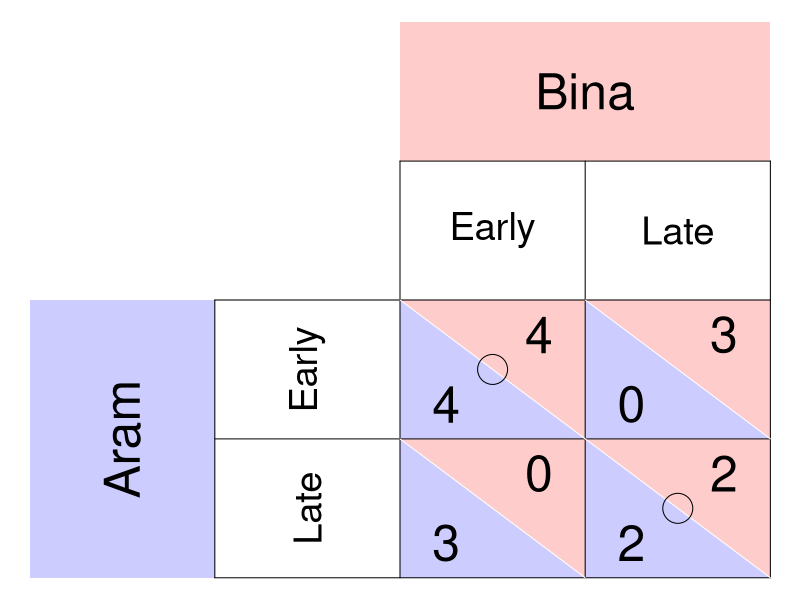

This chart was generated by the following R code:
require(ggplot2)
require(shape)
pdf(file = "society/matrix_palanpur_unsolved.pdf", width = 9, height = 7)

par(mar =  c(0, 0, 0, 0))
xlims <- c(0, 8)
ylims <- c(0, 8)

#TextSizes
PlayerSize <- 3
StratSize <- 2.3
PayoffSize <- 3
p1fadelevel <- 0.2
p2fadelevel <- 0.2


#Payoffs are listed as c("NW", "SW", "NE", "SE")

#Considerations for Player 1
P1Name <- c("Aram")
P1Strat <- c("Early", "Late")
P1Payoffs <- c("4", "3", "0", "2")
P1BR1 <- c("NW") #Must be NW or SW - the BR prints accordingly. 
P1BR2 <- c("SE") #Must be NE or SE - the BR prints accordingly. 
#NW = (5, 3); SW = (5,1); NE = (7, 3); SE = (7, 1)
P1bestsize <- 2.5 #Adjusts size of point indicating best response of P1

#Considerations for Player 2
P2Name <- c("Bina")
P2Strat <- c("Early", "Late")
P2Payoffs <- c("4", "0", "3", "2")
P2BR1 <- c("NW") #Must be NW or SW - the BR prints accordingly. 
P2BR2 <- c("SE") #Must be NE or SE - the BR prints accordingly. 
P2bestsize <- 4 #Adjusts size of circle indicating best response of P2

plot(0, 0, xlim = xlims, ylim = ylims, type = "n",
     xlab = expression(""),
     ylab = expression(""),
     xaxt = "n", 
     yaxt = "n", 
     cex.lab = 2, 
     bty = "n")



#Color and label for Player 1 and their strategies
polygon(c(0,0,2,2,0), c(0,4,4,0,0), col=rgb(0, 0, 1, p1fadelevel), density=NULL, border = NA)
text(1, 2, P1Name[1], srt = 90, cex = PlayerSize)

text(3, 3, P1Strat[1], cex = StratSize, srt = 90)
text(3, 1, P1Strat[2], cex = StratSize, srt = 90)


#Color and label for Player 2
polygon(c(4,4,8,8,4), c(8,6,6,8,8), col=rgb(1, 0, 0, p2fadelevel), density=NULL, border = NA)
text(6, 7, P2Name[1], cex = PlayerSize)

text(5, 5, P2Strat[1], cex = StratSize)
text(7, 5, P2Strat[2], cex = StratSize)

#NorthWest cell 
#P1
polygon(c(4,4,6,4), c(4,2,2,4), col=rgb(0, 0, 1, p1fadelevel), density=NULL, border = NA)
#P2
polygon(c(4,6,6,4), c(4,4,2,4), col=rgb(1, 0, 0, p2fadelevel), density=NULL, border = NA)

#P1
text(4.5, 2.5, P1Payoffs[1], cex = PayoffSize)
#P2
text(5.5, 3.5, P2Payoffs[1], cex = PayoffSize)

#SouthWest cell  
#P1
polygon(c(4,4,6,4), c(2,0,0,2), col=rgb(0, 0, 1, p1fadelevel), density=NULL, border = NA)
#P2
polygon(c(4,6,6,4), c(2,2,0,2), col=rgb(1, 0, 0, p2fadelevel), density=NULL, border = NA)

#P1
text(4.5, 0.5, P1Payoffs[2], cex = PayoffSize)
#P2
text(5.5, 1.5, P2Payoffs[2], cex = PayoffSize)


#NorthEast cell 
#P1
polygon(c(6,6,8,6), c(4,2,2,4), col=rgb(0, 0, 1, p1fadelevel), density=NULL, border = NA)
#P2
polygon(c(6,8,8,6), c(4,4,2,4), col=rgb(1, 0, 0, p2fadelevel), density=NULL, border = NA)
#P1
text(6.5, 2.5, P1Payoffs[3], cex = PayoffSize)
#P2
text(7.5, 3.5, P2Payoffs[3], cex = PayoffSize)

#SouthEast cell 
#P1
polygon(c(6,6,8,6), c(2,0,0,2), col=rgb(0, 0, 1, p1fadelevel), density=NULL, border = NA)
#P2
polygon(c(6,8,8,6), c(2,2,0,2), col=rgb(1, 0, 0, p2fadelevel), density=NULL, border = NA)
#P1
text(6.5, 0.5, P1Payoffs[4], cex = PayoffSize)
#P2
text(7.5, 1.5, P2Payoffs[4], cex = PayoffSize)


#Lines for the Table
segments(8, 0, 8, 6, lty = 1, col = "black")
segments(4, 6, 8, 6, lty = 1, col = "black")
segments(2, 0, 2, 4, lty = 1, col = "black")
segments(2, 0, 8, 0, lty = 1, col = "black")
segments(2, 4, 8, 4, lty = 1, col = "black")
segments(4, 0, 4, 6, lty = 1, col = "black")
segments(2, 2, 8, 2, lty = 1, col = "black")
segments(6, 0, 6, 6, lty = 1, col = "black")

#Diagonals
#NW
segments(4, 4, 6, 2, lty = 1, col = "white")
#NE
segments(6, 4, 8, 2, lty = 1, col = "white")
#SW
segments(4, 2, 6, 0, lty = 1, col = "white")
#Se
segments(6, 2, 8, 0, lty = 1, col = "white")


#Best responses
# #P1
# if (P1BR1[1] == "NW"){
#   points(5, 3, pch = 16, col = "black", cex = P1bestsize)
# } else{points(5, 1, pch = 16, col = "black", cex = P1bestsize)
# }
# 
# if (P1BR2[1] == "NE"){
#   points(7, 3, pch = 16, col = "black", cex = P1bestsize)
# } else{points(7, 1, pch = 16, col = "black", cex = P1bestsize)
# }


#P2
if (P2BR1[1] == "NW"){
  points(5, 3, pch = 1, col = "black", cex = P2bestsize)
} else{points(7, 3, pch = 1, col = "black", cex = P2bestsize)
}

if (P2BR2[1] == "SW"){
  points(5, 3, pch = 1, col = "black", cex = P2bestsize)
} else{points(7, 1, pch = 1, col = "black", cex = P2bestsize)
}

dev.off()
